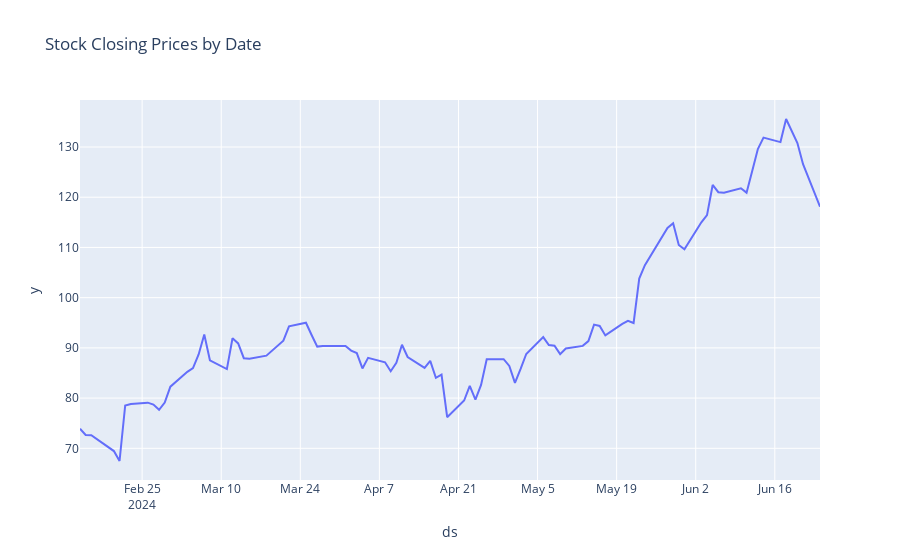

Write notebook code for a chart like this one.
### Code cell
from plotly import express as px
# Plot the data using Plotly
fig = px.line(df1.tail(90), x="ds", y="y", title='Stock Closing Prices by Date')
fig.show()
